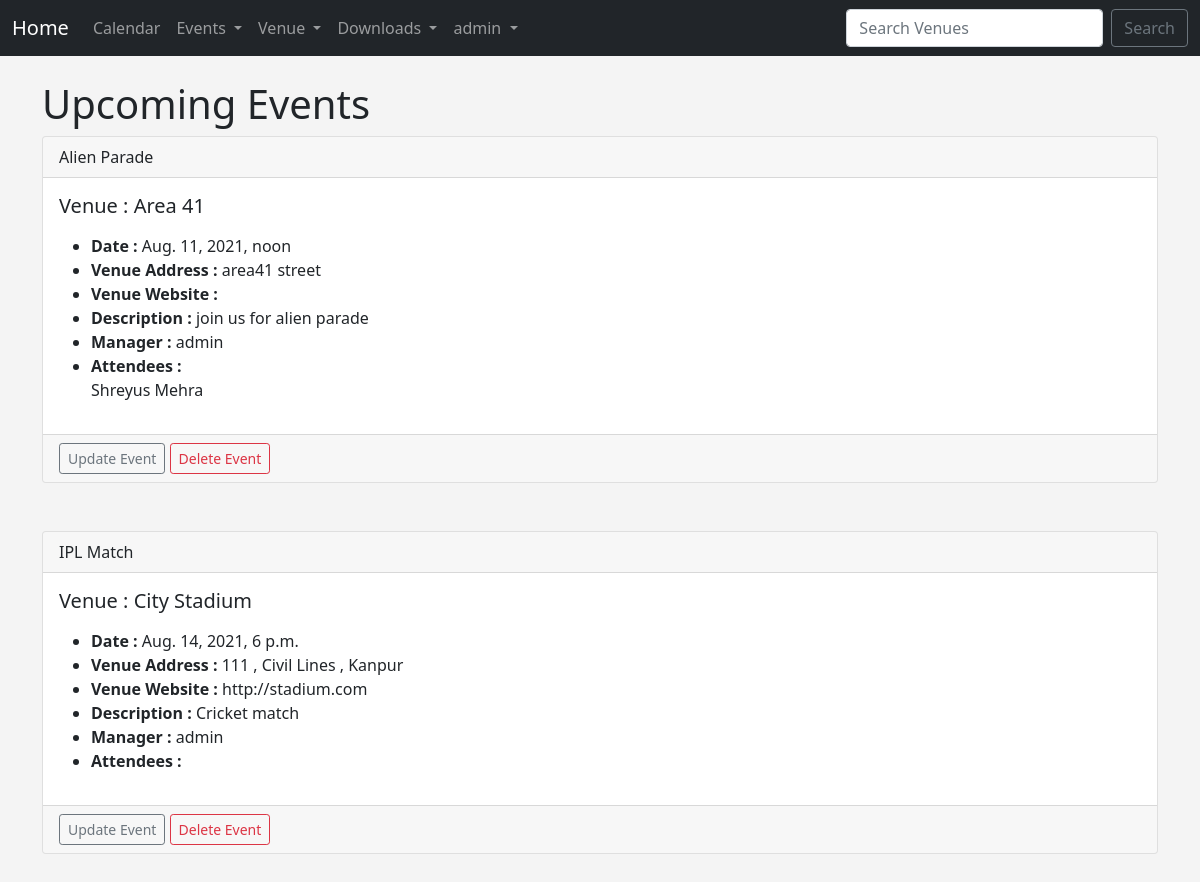
Page /events (signed in) on the committed database.
### events/models.py (models this page shows)
class Event(models.Model):#Event table
    name = models.CharField('Event Name', max_length = 120,)
    event_date = models.DateTimeField('Event date')
    venue = models.ForeignKey(Venue, blank = True, null = True, on_delete = models.CASCADE)
    manager = models.ForeignKey(User, blank = True, null = True, on_delete=models.SET_NULL)
    description = models.TextField(blank=True)
    attendees = models.ManyToManyField(Website_user, blank = True)
    def __str__(self):
        return self.name

class Venue(models.Model):#Venue table
    name = models.CharField('Venue Name', max_length = 120)
    address = models.CharField(max_length = 300)
    pin_code = models.CharField('Pin Code',max_length = 6)
    phone = models.CharField('Contact Phone', max_length = 10, blank=True)
    website = models.URLField('Website', blank = True)
    email = models.EmailField('Email', blank = True)
    def __str__(self):
        return self.name

class Website_user(models.Model):#Website user table
    first_name = models.CharField(max_length = 30)
    last_name = models.CharField(max_length = 30)
    email = models.EmailField('User Email')
    def __str__(self):
        return self.first_name + ' ' + self.last_name

### events/views.py (the view)
# urls.py: path('events', views.all_events, name = "list-events"),
def all_events(request):
    event_list = Event.objects.all().order_by('event_date')
    return render(request, 'events/event_list.html',
    {"event_list" : event_list,})

### events/templates/events/event_list.html
{% extends 'events/base.html' %}
{% block content %}
   <h1> Upcoming Events </h1>
   {% for event in event_list %}
  <div class="card">
    <div class="card-header">
        {{ event }}
    </div>
    <div class="card-body">
      <h5 class="card-title">Venue : {{ event.venue }}</h5>
      <p class="card-text"><ul>
        <li><strong>Date : </strong>{{ event.event_date }}</li>
        <li><strong>Venue Address : </strong>{{ event.venue.address }}</li>
        <li><strong>Venue Website : </strong>{{ event.venue.website }}</li>
        <li><strong>Description : </strong>{{ event.description }}</li>
        <li><strong>Manager : </strong>{{ event.manager }}</li>
        <li><strong>Attendees : </strong></li>
        {% for user in event.attendees.all %}
        {{ user }}<br/>
        {% endfor %}
     </ul></p>
    </div>
    <div class="card-footer text-muted">
    {% if user.is_authenticated %}
    {% if user == event.manager %}
    <a href="{% url 'update-event' event.id %}" class="btn btn-outline-secondary btn-sm">Update Event</a>
    <a href="{% url 'delete-event' event.id %}" class="btn btn-outline-danger btn-sm">Delete Event</a>
    {% endif %}
    {% endif %}
    </div>
  </div>
    <br/>
    <br/>
    {% endfor %}
{% endblock %}

### events/templates/events/navbar.html (shortened to what this page needs)
<nav class="navbar navbar-expand-lg navbar-dark bg-dark">
    <div class="container-fluid">
      <a class="navbar-brand" href="{% url 'home' %}">Home</a>
      <div class="collapse navbar-collapse" id="navbarSupportedContent">
        <ul class="navbar-nav me-auto mb-2 mb-lg-0">
          <li class="nav-item">
            <a class="nav-link" href="{% url 'home' '2021' 'September' %}">Calendar</a>
          </li>
          <li class="nav-item dropdown">
            <a class="nav-link dropdown-toggle" href="#" id="navbarDropdown" role="button" data-bs-toggle="dropdown" aria-expanded="false">
              Events
            </a>
          </li>
          <li class="nav-item dropdown">
            <a class="nav-link dropdown-toggle" href="#" id="navbarDropdown" role="button" data-bs-toggle="dropdown" aria-expanded="false">
              Venue
            </a>
          </li>
          {% if user.is_authenticated %}
          <li class="nav-item dropdown">
            <a class="nav-link dropdown-toggle" href="#" id="navbarDropdown" role="button" data-bs-toggle="dropdown" aria-expanded="false">
              Downloads
            </a>
          </li>
          {% endif %}
          {% if user.is_authenticated %}
          <li class="nav-item dropdown">
            <a class="nav-link dropdown-toggle" href="#" id="navbarDropdown" role="button" data-bs-toggle="dropdown" aria-expanded="false">
              {{ user }}
            </a>
          </li>
          {% endif %}
        </ul>
        <form class="d-flex" method=POST action="{% url 'search-venues' %}">
          <input class="form-control me-2" type="search" placeholder="Search Venues" name = "searched" aria-label="Search">
          <button class="btn btn-outline-secondary" type="submit">Search</button>
        </form>
      </div>
    </div>
  </nav>

### events/templates/events/base.html (style rules this page uses)
body { background: #f4f4f4; }

### rows in the picture
Event: name "Alien Parade", venue "Area 41", event_date "Aug. 11, 2021, noon", venue.address "area41 street", description "join us for alien parade", manager "admin", shows "Update Event"
Website_user: first_name+last_name "Shreyus Mehra"
Event: name "IPL Match", venue "City Stadium", event_date "Aug. 14, 2021, 6 p.m.", venue.address "111 , Civil Lines , Kanpur", venue.website "http://stadium.com", description "Cricket match", manager "admin", shows "Update Event"

### other values in the picture
{{ user }} "admin"
